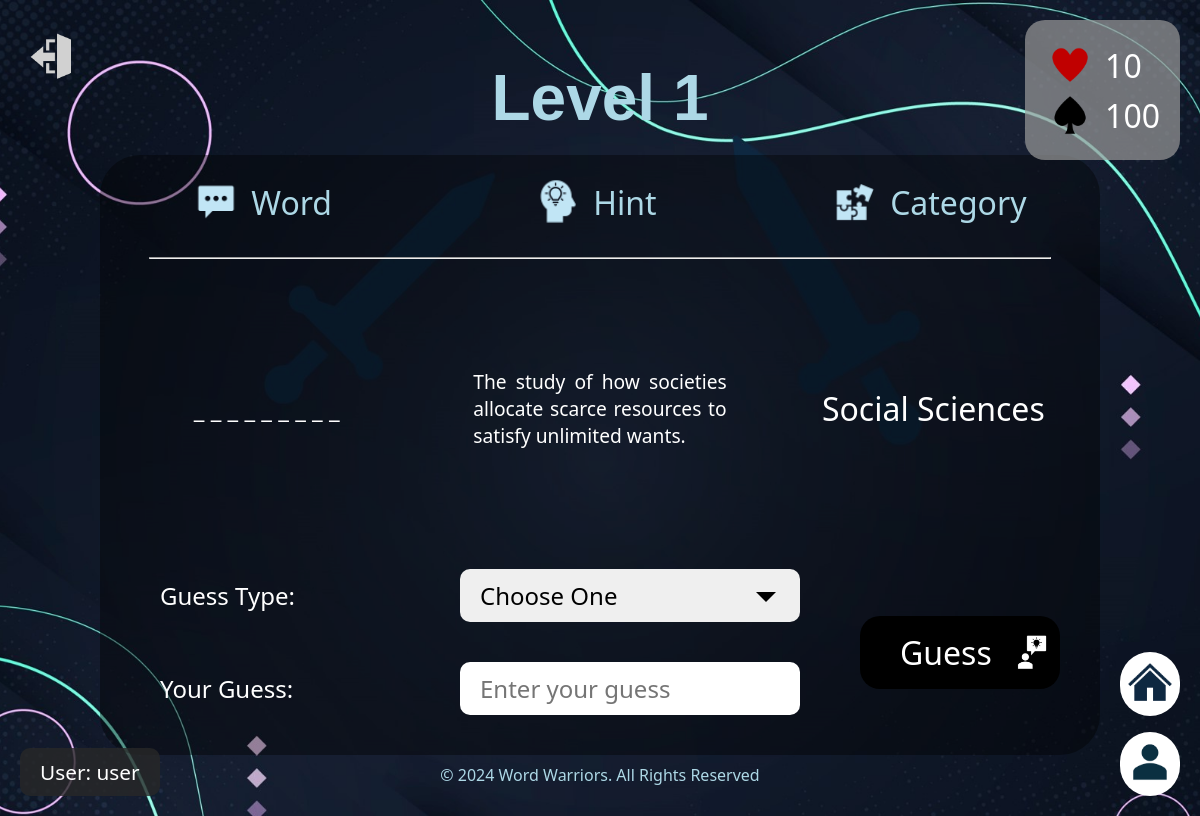
The app's page /game/new=0 (signed in) with its own data.
### game/models.py (models this page shows, shortened)
class Hint(models.Model):
    id = models.IntegerField(primary_key=True, auto_created=True)
    text = models.CharField(max_length=500, blank=True, null=True)

class Word(models.Model):
    id = models.IntegerField(primary_key=True, auto_created=True)
    text = models.CharField(max_length=100, blank=True, null=True)
    category = models.CharField(max_length=100, blank=True, null=True)

class User(AbstractUser):
    pass

### game/views.py (the view)
# urls.py: path('game/new=<int:new>', views.game, name="game"),
def game(request, new):
    last_game = 0 if Game.objects.all().last() == None else Game.objects.all().last().id
    if new == 1:
        game = Game.objects.create(
            last_level=1, user_id=request.user, id=last_game+1)
        game_session = GameLevel.objects.create(
            game_id=game, level=Level.objects.filter(level=1).first())
    game = Game.objects.filter(user_id=request.user).last()
    game_level = Level.objects.filter(level=game.last_level).first()
    game_session = GameLevel.objects.filter(
        game_id=game, level=game_level).first()
    if game_session is None:
        game_session = GameLevel.objects.create(
            game_id=game, level=Level.objects.filter(level=game.last_level).first())
    game_word = Word.objects.filter(id=game_level.word_id.id).first()
    game_hint = Hint.objects.filter(id=game_level.hint_id.id).first()
    game_char = decrypt(game_word.text, game_session.guessed_strings)
    return render(request, "game/game.html", {
        "level": game_level.level,
        "word": game_word.text,
        "char": game_char,
        "category": game_word.category,
        "hint": game_hint.text,
        "game_id": game.id,
        "life":  game.lives_left,
        "score": game.total_game_score,
        "guess": {
            "guessed": False,
        }
    })

### game/views.py (called while the page is built)
def decrypt(word, strings, both=False):
    char_array = [" _"] * len(word)
    guessed_chars = [item for item in strings.split(".")]
    for char in guessed_chars:
        for i in range(len(word)):
            if word.lower() == char.lower():
                char_array = [letter for letter in word]
            elif word[i].lower() == char.lower():
                char_array[i] = char.upper()
    game_char = ""
    for char in char_array:
        game_char += " " + char
    if both:
        return game_char, char_array
    return game_char

### game/templates/game/game.html (shortened to what this page needs)
{% extends "game/layout.html" %} {% load static %} {% block body %}
<header>
  <h2>Level {{level}}</h2>
</header>
<main>
  <div class="game-container">
    <div class="game-status">
      <div class="status-group">
        <img src="{% static "game/icons/hearts.png" %}" > <span>{{life}}</span>
      </div>
      <div class="status-group">
        <img src="{% static "game/icons/spades.png" %}" > <span>{{score}}</span>
      </div>
    </div>
    <div class="level-contents">
      <div class="content-titles">
        <div class="content-title">
          <img src="{% static "game/icons/text.png" %}" >
          <h3>Word</h3>
        </div>
        <div class="content-title">
          <img src="{% static "game/icons/idea.png" %}" >
          <h3>Hint</h3>
        </div>
        <div class="content-title">
          <img src="{% static "game/icons/puzzle.png" %}" >
          <h3>Category</h3>
        </div>
      </div>
      <hr />
      <div class="content-desc">
        <div class="level-content">{{char}}</div>
        <div class="level-content">{{hint}}</div>
        <div class="level-content">{{category}}</div>
      </div>
      <div
        class="guess-container"
        data-game-id="{{game_id}}"
        data-level="{{level}}"
      >
        <div class="input-guess">
          <div class="guesses">
            <label for="type">Guess Type: </label>
            <select id="type" name="type">
              <option value="" selected disabled>Choose One</option>
            </select>
          </div>
          <div class="guesses">
            <label for="guess">Your Guess: </label>
            <input
              id="guess"
              name="guess"
              type="text"
              placeholder="Enter your guess"
            />
          </div>
        </div>
        <button class="submit-guess">
          <span>Guess</span> <img src="{% static "game/icons/guess.png" %}"
          alt="guess">
        </button>
      </div>
    </div>
  </div>
</main>
{% endblock %}

### game/templates/game/layout.html (shortened to what this page needs)
{% load static %}
<!DOCTYPE html>
<html lang="en">
  <head>
    <link href="{% static 'game/styles.css' %}" rel="stylesheet" />
    <link
      href="https://fonts.cdnfonts.com/css/academy-engraved-let"
      rel="stylesheet"
    />
    <link
      rel="stylesheet"
      href="https://cdnjs.cloudflare.com/ajax/libs/font-awesome/4.7.0/css/font-awesome.min.css"
    />
  </head>
  <body>
    {% block body %} {% endblock %}
    <button id="logout-button">
      <a href="{% url 'logout' %}">
        <img src="{% static "game/icons/out.png" %}" >
      </a>
    </button>
    <div class="user-name">User: {{user}}</div>
    <button class="global-button">
      <a href="{% url 'profile' %}">
        <img src="{% static "game/icons/user.png" %}" >
      </a>
    </button>
    <button class="global-button" id="home-button">
      <a href="/">
        <img src="{% static "game/icons/home.png" %}" >
      </a>
    </button>
    <footer>
      <p class="game-copyrights">
        &copy; 2024 Word Warriors. All Rights Reserved
      </p>
    </footer>
  </body>
</html>

### game/static/game/styles.css (style rules this page uses)
:root { --theme-blue: #156082; }
* { font-family: "Segoe UI", Tahoma, Geneva, Verdana, sans-serif; }
body { background: url(images/background.jpg) center no-repeat; background-size: cover; height: 100vh; display: flex; flex-direction: column; justify-content: center; align-items: center; }
header { display: flex; align-items: flex-end; }
main, header { display: flex; flex-direction: column; }
footer { position: fixed; bottom: 0; }
header > h2 { font-size: 4rem; color: lightblue; font-family: "Academy Engraved LET", sans-serif; margin: 0 0 20px 0; }
.game-copyrights { margin: 30px auto; color: lightblue; }
.game-container { border-radius: 40px; width: 1000px; height: 600px; align-items: center; background-color: rgba(0, 0, 0, 0.4); display: flex; flex-direction: column; }
.game-status { position: fixed; top: 20px; right: 20px; background-color: rgba(155, 155, 155, 0.7); padding: 20px; border: none; border-radius: 20px; display: flex; flex-direction: column; color: white; font-size: 2rem; }
.game-status .status-group { align-items: center; text-align: center; display: flex; flex-direction: row; }
.game-status img { height: 50px; margin-right: 10px; }
.level-contents { width: 100%; height: 100%; display: flex; flex-direction: column; }
.level-contents > hr { width: 90%; }
.level-content { padding: 0 40px; }
.content-titles { height: 100px; display: flex; flex-direction: row; justify-content: space-between; align-items: center; width: 100%; }
.content-title { display: flex; flex-direction: row; justify-content: center; text-align: center; flex: 1; }
.content-title > h3 { font-size: 2rem; font-weight: normal; color: lightblue; margin: auto 10px; }
.content-title > img { width: 50px; height: 50px; }
.content-desc { display: flex; flex-direction: row; justify-content: center; color: white; height: 300px; }
.level-content:nth-child(1) { font-size: 1.5rem; }
.level-content:nth-child(2) { font-size: 1.2rem; text-align: justify; }
.level-content:nth-child(3) { font-size: 2rem; }
.level-content { display: flex; flex-direction: row; justify-content: center; flex: 1; text-align: center; align-items: center; }
.guess-container { display: flex; flex-direction: row; justify-content: space-between; align-items: center; padding: 0 40px; height: auto; flex: 1; }
.guess-container > button { color: white; background-color: black; border-radius: 20px; border: none; padding: 15px 40px; font-size: 2rem; display: flex; flex-direction: row; justify-content: space-evenly; align-items: center; width: 200px; }
.guess-container > button > img { width: 40px; margin-left: 10px; }
.guess-container > button > span { margin-right: 10px; }
.input-guess { display: flex; flex-direction: column; text-align: left; flex: 1; padding: 0 40px 20px 0; }
.guesses { display: flex; flex-direction: row; margin: 20px; color: white; align-items: center; }
.guesses label, .guesses input, .guesses select { font-size: 1.5rem; width: 100%; flex: 1; }
.guesses input, .guesses select { border-radius: 10px; padding: 10px 20px; border: none; color: black; }
.guesses select { -webkit-appearance: none; -moz-appearance: none; appearance: none; font-weight: normal; color: black; background-position: right 10px center; background-repeat: no-repeat; background-size: 48px; }
.global-button { right: 20px; background-color: white; padding: 5px; border: none; border-radius: 40px; cursor: pointer; }
.global-button img { width: 50px; }
.global-button, .user-name { position: fixed; bottom: 20px; }
.user-name { left: 20px; font-size: 1.3rem; color: white; background-color: rgba(40, 40, 40, 0.8); padding: 10px 20px; border-radius: 10px; }
#home-button { bottom: 100px; }
#logout-button { background: none; border: none; top: 30px; left: 20px; position: absolute; }
#logout-button img { width: 50px; }

### records on screen
Hint: text "The study of how societies allocate scarce resources to satisfy unlimited wants."
Word: category "Social Sciences"
User: username "user"

### other values on screen
{{ level }} "1"
{{ life }} "10"
{{ score }} "100"
{{ char }} "_ _ _ _ _ _ _ _ _"
